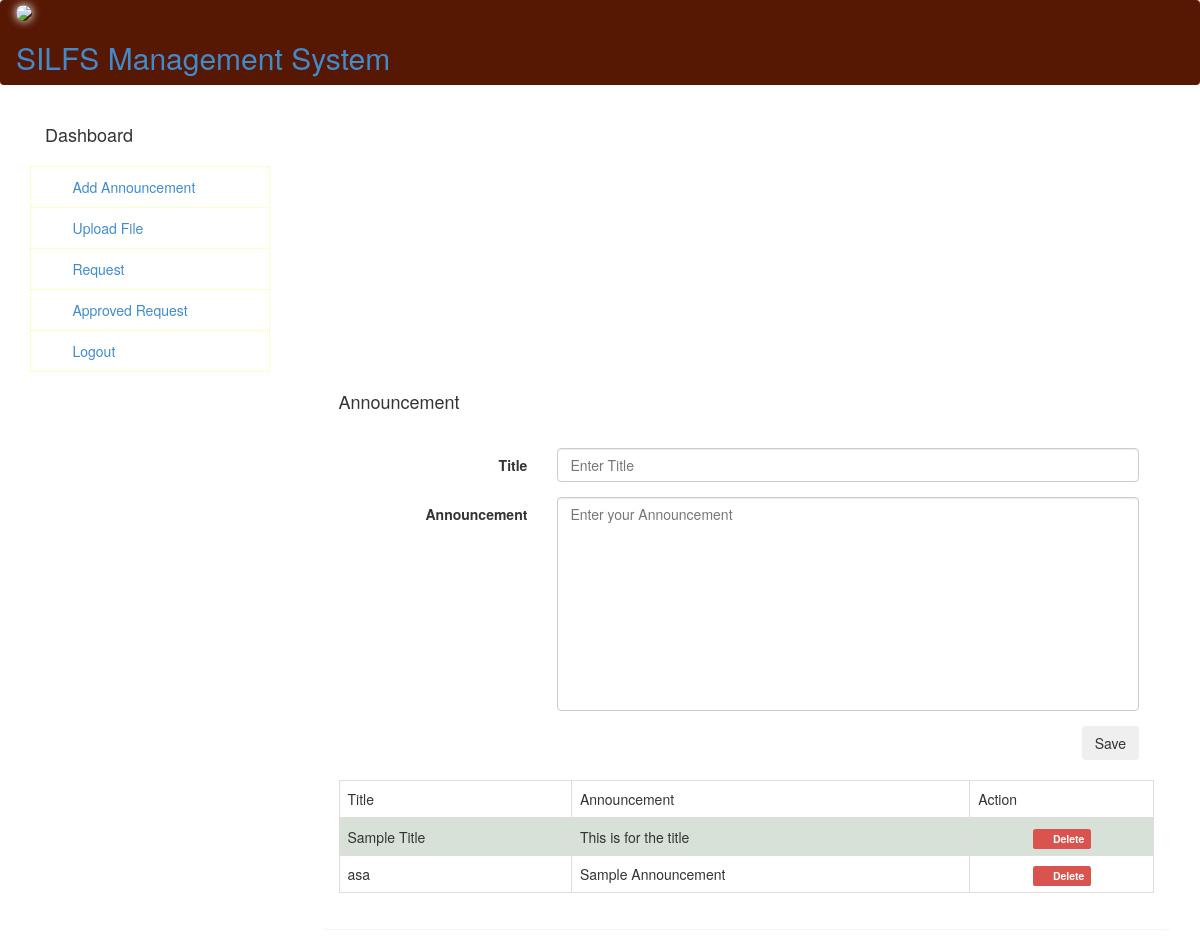
The page /index.php/user/add_announcement on the database as committed earlier.
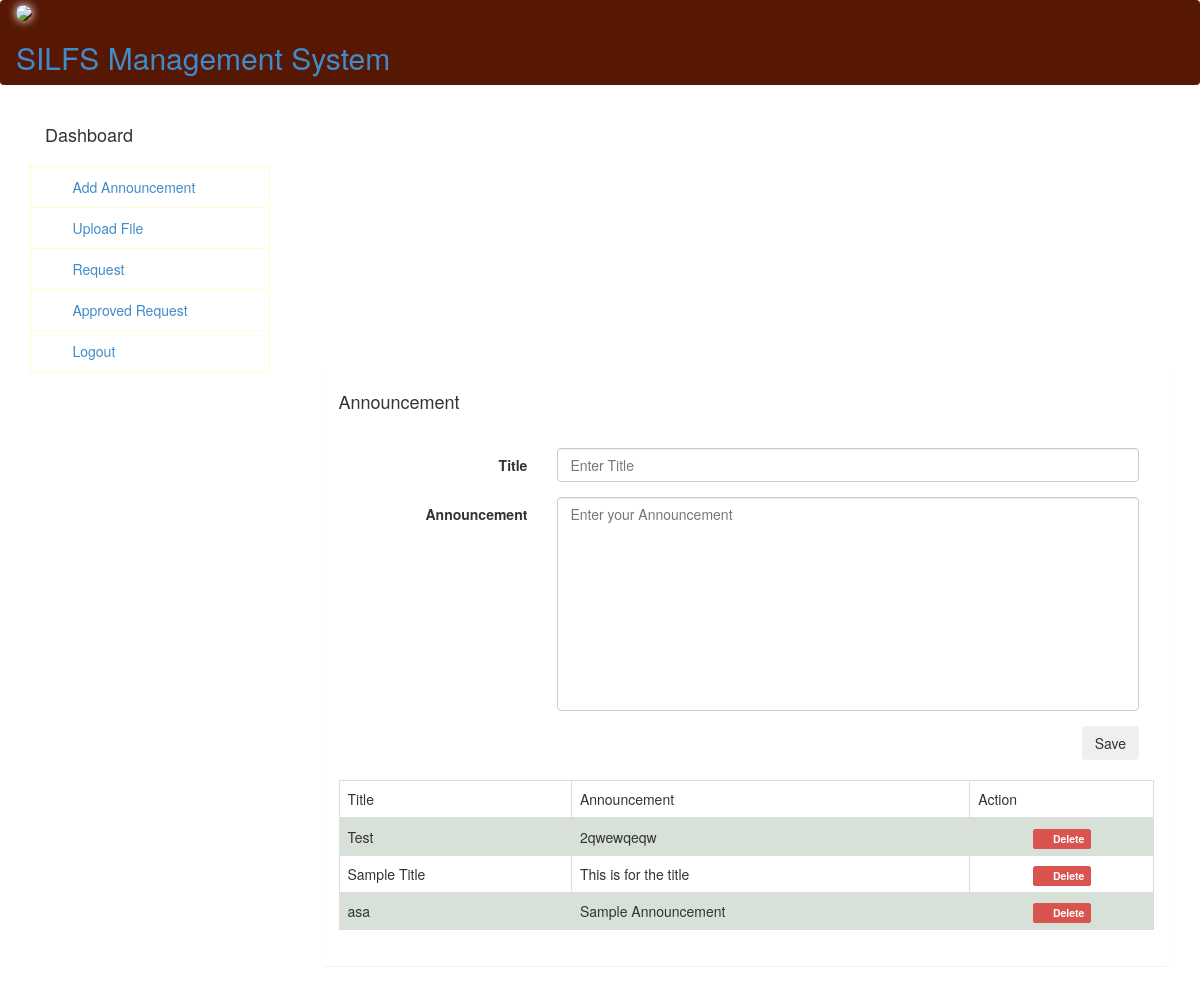
The same page on the database as committed later.
### tables this page shows
CREATE TABLE IF NOT EXISTS `tbl_announcement` (
  `id` int(11) NOT NULL,
  `pid` int(11) NOT NULL,
  `date_ann` varchar(50) NOT NULL,
  `ann` text NOT NULL,
  `title` varchar(100) NOT NULL
);

### application/controllers/User.php (called while the page is built, shortened)
<?php
	class User extends CI_Controller
	{
		public function add_announcement()
		{
			$this->load->model('usermd');
			$this->load->view('templates/header');
			$this->load->view('templates/navigation', array('nav' => 'add_announcement'));
			$this->load->view('pages/add_announcement');
			$this->load->view('templates/footer');
		}
	}

### index.php (called while the page is built, shortened)
<?php
require_once BASEPATH.'core/CodeIgniter.php';

### application/models/Usermd.php (called while the page is built, shortened)
<?php
	class Usermd extends CI_Model
	{
		public function get_ann()
		{
			$this->db->order_by('id', 'DESC');
			return $this->db->get('tbl_announcement')->result_array();
		}
	}

### application/views/pages/add_announcement.php (the view, shortened to what this page needs)
<div class="col-md-3">
</div>
<div class="col-md-9 container_margin" >
	<div class="panel p-body">
		<div class="panel-heading"><h4>Announcement</h4></div>
			<div class="panel-body">
				<form class="form-horizontal" method="post" action='save_announcement'>
					<div class="col-md-12">
						<div class="form-group">
							<label class="col-sm-3 control-label">Title</label>
							<div class="col-sm-9">
								<input type="text" required name="title" placeholder="Enter Title" class="form-control">
							</div>
						</div>
						<div class="form-group">
							<label class="col-sm-3 control-label">Announcement</label>
							<div class="col-sm-9">
								<textarea name="ann" class="form-control" rows= "10" style="resize: none;" placeholder="Enter your Announcement"></textarea>
							</div>
						</div>
						<div class="pull-right">
							<button class="btn button_primary">Save</button>
							<br/>
							<br/>
						</div>
					</div>
				</form>
				<table class="table table-striped table-bordered table-hover" >
                    <thead>
                    <tr>
                        <td>Title</td>
                        <td>Announcement</td>
                        <td style="max-width: 50px">Action</td>
                    </tr>
                    </thead>
                    <tbody>
                    <?php foreach ($this->usermd->get_ann() as $key => $value) { ?>
                        <tr>
                        <td><?php echo $value['title'] ?></td>
                            <td><?php echo $value['ann']  ?></td>
                            <td style="text-align: center">
                            	<a class="a-table label label-danger" href="delete_ann/<?php echo $value['id'] ?>" onclick="return confirm('Are you sure?')">
                            		<span class="glyphicon glyphicon-trash"></span>&nbsp; Delete
                            	</a>
                            </td>
                        </tr>
                    <?php } ?>
                    </tbody>
                </table>
			</div>
	</div>
</div>

Rows that differ between the two databases and show on the page:
added tbl_announcement: title "Test", ann "2qwewqeqw"
